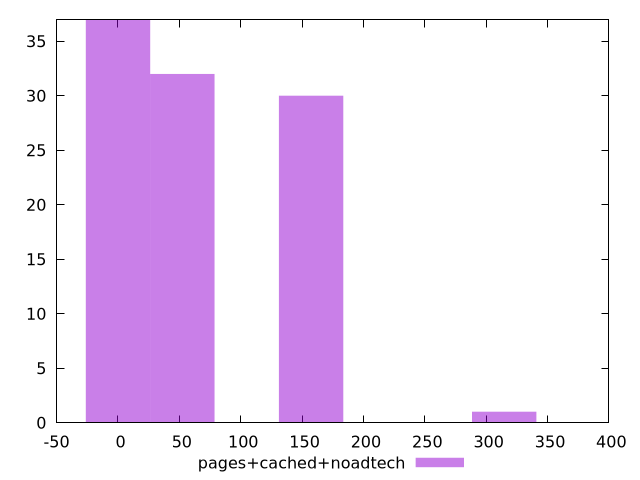

gnuplot code for this plot:
$_pagesCachedNoadtech <<EOF
52.450847285334625 32
157.35254185600388 30
0 37
314.70508371200776 1
EOF
set key outside below
set terminal pngcairo
set output "report_00005_2020-11-02T22-26-11.212Z/uses-http2/pages+cached+noadtech//raw_hist.png"
set yrange [0:37]
set boxwidth 52.450847285334625
set style fill transparent solid 0.5 noborder
plot $_pagesCachedNoadtech title "pages+cached+noadtech" with boxes ,
